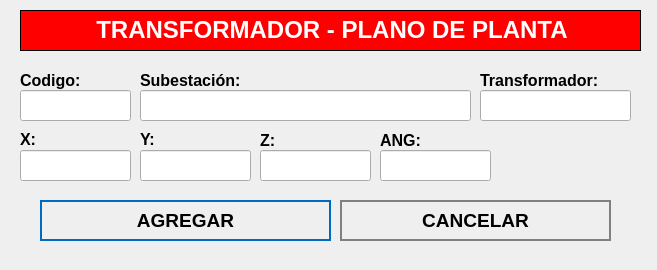
<?xml version="1.0" encoding="UTF-8"?>
<ui version="4.0">
 <class>NewBook</class>
 <widget class="QWidget" name="NewBook">
  <property name="geometry">
   <rect>
    <x>0</x>
    <y>0</y>
    <width>657</width>
    <height>270</height>
   </rect>
  </property>
  <property name="windowTitle">
   <string>Nuevo Registro</string>
  </property>
  <property name="styleSheet">
   <string notr="true">QPushButton
{	
	height: 2em;
 	border-style: solid;
	border-width: 2px;
 	border-color: grey;
	font-weight: bold;
}

QPushButton:hover
{
   	background-color:grey;
	color:white;
}</string>
  </property>
  <widget class="QLabel" name="label">
   <property name="geometry">
    <rect>
     <x>20</x>
     <y>10</y>
     <width>621</width>
     <height>41</height>
    </rect>
   </property>
   <property name="font">
    <font>
     <underline>false</underline>
    </font>
   </property>
   <property name="autoFillBackground">
    <bool>false</bool>
   </property>
   <property name="styleSheet">
    <string notr="true">background-color: red;</string>
   </property>
   <property name="frameShape">
    <enum>QFrame::Box</enum>
   </property>
   <property name="text">
    <string>&lt;html&gt;&lt;head/&gt;&lt;body&gt;&lt;p align=&quot;center&quot;&gt;&lt;span style=&quot; font-size:18pt; font-weight:600; color:#ffffff;&quot;&gt;TRANSFORMADOR - PLANO DE PLANTA&lt;/span&gt;&lt;/p&gt;&lt;/body&gt;&lt;/html&gt;</string>
   </property>
  </widget>
  <widget class="QLabel" name="label_autoriza">
   <property name="geometry">
    <rect>
     <x>20</x>
     <y>70</y>
     <width>101</width>
     <height>21</height>
    </rect>
   </property>
   <property name="text">
    <string>&lt;html&gt;&lt;head/&gt;&lt;body&gt;&lt;p&gt;&lt;span style=&quot; font-size:12pt; font-weight:600;&quot;&gt;Codigo:&lt;/span&gt;&lt;/p&gt;&lt;/body&gt;&lt;/html&gt;</string>
   </property>
  </widget>
  <widget class="QLineEdit" name="inputCodigo">
   <property name="geometry">
    <rect>
     <x>20</x>
     <y>90</y>
     <width>111</width>
     <height>31</height>
    </rect>
   </property>
   <property name="font">
    <font>
     <pointsize>12</pointsize>
    </font>
   </property>
  </widget>
  <widget class="QLineEdit" name="inputSubestacion">
   <property name="geometry">
    <rect>
     <x>140</x>
     <y>90</y>
     <width>331</width>
     <height>31</height>
    </rect>
   </property>
   <property name="font">
    <font>
     <pointsize>12</pointsize>
    </font>
   </property>
  </widget>
  <widget class="QPushButton" name="addButton">
   <property name="geometry">
    <rect>
     <x>40</x>
     <y>200</y>
     <width>291</width>
     <height>41</height>
    </rect>
   </property>
   <property name="font">
    <font>
     <pointsize>14</pointsize>
     <weight>75</weight>
     <bold>true</bold>
    </font>
   </property>
   <property name="cursor">
    <cursorShape>PointingHandCursor</cursorShape>
   </property>
   <property name="styleSheet">
    <string notr="true">QPushButton
{	
	height: 2em;
 	border-style: solid;
	border-width: 2px;
 	border-color: #0069c0;
	font-weight: bold;
}

QPushButton:hover
{
   	background-color:#0069c0;
	color:white;
}</string>
   </property>
   <property name="text">
    <string>AGREGAR</string>
   </property>
   <property name="icon">
    <iconset>
     <normaloff>../assets/icons/add-icon.png</normaloff>../assets/icons/add-icon.png</iconset>
   </property>
   <property name="iconSize">
    <size>
     <width>30</width>
     <height>30</height>
    </size>
   </property>
   <property name="autoDefault">
    <bool>true</bool>
   </property>
   <property name="default">
    <bool>true</bool>
   </property>
   <property name="flat">
    <bool>true</bool>
   </property>
  </widget>
  <widget class="QPushButton" name="cancelButton">
   <property name="geometry">
    <rect>
     <x>340</x>
     <y>200</y>
     <width>271</width>
     <height>41</height>
    </rect>
   </property>
   <property name="font">
    <font>
     <pointsize>14</pointsize>
     <weight>75</weight>
     <bold>true</bold>
    </font>
   </property>
   <property name="cursor">
    <cursorShape>PointingHandCursor</cursorShape>
   </property>
   <property name="styleSheet">
    <string notr="true">QPushButton
{	
	height: 2em;
 	border-style: solid;
	border-width: 2px;
 	border-color: grey;
	font-weight: bold;
}

QPushButton:hover
{
   	background-color:grey;
	color:white;
}</string>
   </property>
   <property name="text">
    <string>CANCELAR</string>
   </property>
   <property name="icon">
    <iconset>
     <normaloff>../assets/icons/cancel-icon.png</normaloff>../assets/icons/cancel-icon.png</iconset>
   </property>
   <property name="iconSize">
    <size>
     <width>30</width>
     <height>30</height>
    </size>
   </property>
   <property name="autoDefault">
    <bool>true</bool>
   </property>
   <property name="default">
    <bool>true</bool>
   </property>
   <property name="flat">
    <bool>true</bool>
   </property>
  </widget>
  <widget class="QLabel" name="label_aquienVisita">
   <property name="geometry">
    <rect>
     <x>140</x>
     <y>70</y>
     <width>191</width>
     <height>21</height>
    </rect>
   </property>
   <property name="text">
    <string>&lt;html&gt;&lt;head/&gt;&lt;body&gt;&lt;p&gt;&lt;span style=&quot; font-size:12pt; font-weight:600;&quot;&gt;Subestación:&lt;/span&gt;&lt;/p&gt;&lt;/body&gt;&lt;/html&gt;</string>
   </property>
  </widget>
  <widget class="QLabel" name="label_horaIngreso">
   <property name="geometry">
    <rect>
     <x>20</x>
     <y>130</y>
     <width>71</width>
     <height>16</height>
    </rect>
   </property>
   <property name="text">
    <string>&lt;html&gt;&lt;head/&gt;&lt;body&gt;&lt;p&gt;&lt;span style=&quot; font-size:12pt; font-weight:600;&quot;&gt;X:&lt;/span&gt;&lt;/p&gt;&lt;/body&gt;&lt;/html&gt;</string>
   </property>
  </widget>
  <widget class="QLabel" name="label_horaSalida">
   <property name="geometry">
    <rect>
     <x>140</x>
     <y>130</y>
     <width>81</width>
     <height>16</height>
    </rect>
   </property>
   <property name="text">
    <string>&lt;html&gt;&lt;head/&gt;&lt;body&gt;&lt;p&gt;&lt;span style=&quot; font-size:12pt; font-weight:600;&quot;&gt;Y:&lt;/span&gt;&lt;/p&gt;&lt;/body&gt;&lt;/html&gt;</string>
   </property>
  </widget>
  <widget class="QLabel" name="label_motivoVisita">
   <property name="geometry">
    <rect>
     <x>260</x>
     <y>130</y>
     <width>101</width>
     <height>21</height>
    </rect>
   </property>
   <property name="text">
    <string>&lt;html&gt;&lt;head/&gt;&lt;body&gt;&lt;p&gt;&lt;span style=&quot; font-size:12pt; font-weight:600;&quot;&gt;Z:&lt;/span&gt;&lt;/p&gt;&lt;/body&gt;&lt;/html&gt;</string>
   </property>
  </widget>
  <widget class="QLineEdit" name="inputX">
   <property name="geometry">
    <rect>
     <x>20</x>
     <y>150</y>
     <width>111</width>
     <height>31</height>
    </rect>
   </property>
   <property name="font">
    <font>
     <pointsize>12</pointsize>
    </font>
   </property>
  </widget>
  <widget class="QLineEdit" name="inputY">
   <property name="geometry">
    <rect>
     <x>140</x>
     <y>150</y>
     <width>111</width>
     <height>31</height>
    </rect>
   </property>
   <property name="font">
    <font>
     <pointsize>12</pointsize>
    </font>
   </property>
  </widget>
  <widget class="QLineEdit" name="inputZ">
   <property name="geometry">
    <rect>
     <x>260</x>
     <y>150</y>
     <width>111</width>
     <height>31</height>
    </rect>
   </property>
   <property name="font">
    <font>
     <pointsize>12</pointsize>
    </font>
   </property>
  </widget>
  <widget class="QLineEdit" name="inputTransformador">
   <property name="geometry">
    <rect>
     <x>480</x>
     <y>90</y>
     <width>151</width>
     <height>31</height>
    </rect>
   </property>
   <property name="font">
    <font>
     <pointsize>12</pointsize>
    </font>
   </property>
  </widget>
  <widget class="QLabel" name="label_motivoVisita_3">
   <property name="geometry">
    <rect>
     <x>480</x>
     <y>70</y>
     <width>161</width>
     <height>21</height>
    </rect>
   </property>
   <property name="text">
    <string>&lt;html&gt;&lt;head/&gt;&lt;body&gt;&lt;p&gt;&lt;span style=&quot; font-size:12pt; font-weight:600;&quot;&gt;Transformador:&lt;/span&gt;&lt;/p&gt;&lt;/body&gt;&lt;/html&gt;</string>
   </property>
  </widget>
  <widget class="QLabel" name="label_motivoVisita_2">
   <property name="geometry">
    <rect>
     <x>380</x>
     <y>130</y>
     <width>101</width>
     <height>21</height>
    </rect>
   </property>
   <property name="text">
    <string>&lt;html&gt;&lt;head/&gt;&lt;body&gt;&lt;p&gt;&lt;span style=&quot; font-size:12pt; font-weight:600;&quot;&gt;ANG:&lt;/span&gt;&lt;/p&gt;&lt;/body&gt;&lt;/html&gt;</string>
   </property>
  </widget>
  <widget class="QLineEdit" name="inputANG">
   <property name="geometry">
    <rect>
     <x>380</x>
     <y>150</y>
     <width>111</width>
     <height>31</height>
    </rect>
   </property>
   <property name="font">
    <font>
     <pointsize>12</pointsize>
    </font>
   </property>
  </widget>
 </widget>
 <tabstops>
  <tabstop>inputCodigo</tabstop>
  <tabstop>inputSubestacion</tabstop>
  <tabstop>addButton</tabstop>
  <tabstop>cancelButton</tabstop>
 </tabstops>
 <resources/>
 <connections/>
</ui>
